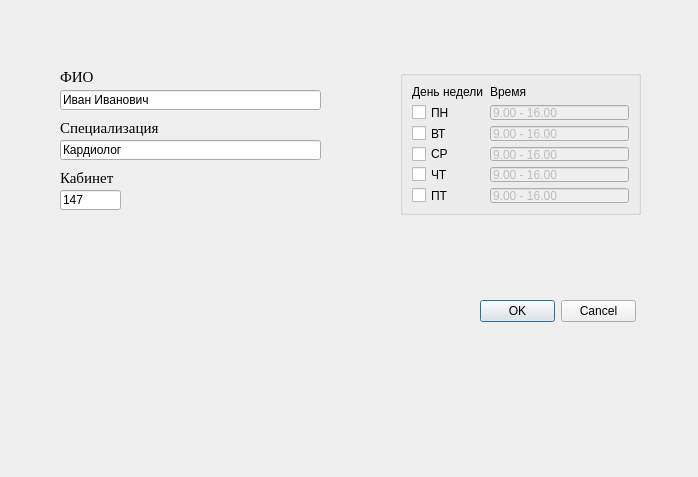
<?xml version="1.0" encoding="UTF-8"?>
<ui version="4.0">
 <class>Form</class>
 <widget class="QWidget" name="Form">
  <property name="geometry">
   <rect>
    <x>0</x>
    <y>0</y>
    <width>698</width>
    <height>477</height>
   </rect>
  </property>
  <property name="windowTitle">
   <string>Form</string>
  </property>
  <widget class="QGroupBox" name="groupBox">
   <property name="geometry">
    <rect>
     <x>400</x>
     <y>70</y>
     <width>241</width>
     <height>145</height>
    </rect>
   </property>
   <layout class="QGridLayout" name="gridLayout">
    <item row="3" column="1">
     <widget class="QLineEdit" name="timeEdit_2">
      <property name="enabled">
       <bool>false</bool>
      </property>
      <property name="text">
       <string>9.00 - 16.00</string>
      </property>
     </widget>
    </item>
    <item row="1" column="0">
     <widget class="QLabel" name="label_4">
      <property name="text">
       <string>День недели</string>
      </property>
     </widget>
    </item>
    <item row="6" column="0">
     <widget class="QCheckBox" name="checkBox_4">
      <property name="text">
       <string>ЧТ</string>
      </property>
      <property name="checked">
       <bool>false</bool>
      </property>
     </widget>
    </item>
    <item row="2" column="1">
     <widget class="QLineEdit" name="timeEdit_1">
      <property name="enabled">
       <bool>false</bool>
      </property>
      <property name="text">
       <string>9.00 - 16.00</string>
      </property>
     </widget>
    </item>
    <item row="7" column="0">
     <widget class="QCheckBox" name="checkBox_5">
      <property name="text">
       <string>ПТ</string>
      </property>
      <property name="checked">
       <bool>false</bool>
      </property>
     </widget>
    </item>
    <item row="6" column="1">
     <widget class="QLineEdit" name="timeEdit_4">
      <property name="enabled">
       <bool>false</bool>
      </property>
      <property name="text">
       <string>9.00 - 16.00</string>
      </property>
     </widget>
    </item>
    <item row="3" column="0">
     <widget class="QCheckBox" name="checkBox_2">
      <property name="text">
       <string>ВТ</string>
      </property>
      <property name="checked">
       <bool>false</bool>
      </property>
     </widget>
    </item>
    <item row="2" column="0">
     <widget class="QCheckBox" name="checkBox_1">
      <property name="text">
       <string>ПН</string>
      </property>
      <property name="checked">
       <bool>false</bool>
      </property>
     </widget>
    </item>
    <item row="1" column="1">
     <widget class="QLabel" name="label_5">
      <property name="text">
       <string>Время</string>
      </property>
     </widget>
    </item>
    <item row="7" column="1">
     <widget class="QLineEdit" name="timeEdit_5">
      <property name="enabled">
       <bool>false</bool>
      </property>
      <property name="text">
       <string>9.00 - 16.00</string>
      </property>
     </widget>
    </item>
    <item row="4" column="0">
     <widget class="QCheckBox" name="checkBox_3">
      <property name="text">
       <string>СР</string>
      </property>
      <property name="checked">
       <bool>false</bool>
      </property>
     </widget>
    </item>
    <item row="4" column="1">
     <widget class="QLineEdit" name="timeEdit_3">
      <property name="enabled">
       <bool>false</bool>
      </property>
      <property name="text">
       <string>9.00 - 16.00</string>
      </property>
     </widget>
    </item>
   </layout>
  </widget>
  <widget class="QDialogButtonBox" name="buttonBox">
   <property name="geometry">
    <rect>
     <x>480</x>
     <y>300</y>
     <width>156</width>
     <height>23</height>
    </rect>
   </property>
   <property name="standardButtons">
    <set>QDialogButtonBox::Cancel|QDialogButtonBox::Ok</set>
   </property>
   <property name="centerButtons">
    <bool>false</bool>
   </property>
  </widget>
  <widget class="QLabel" name="label">
   <property name="geometry">
    <rect>
     <x>60</x>
     <y>70</y>
     <width>47</width>
     <height>13</height>
    </rect>
   </property>
   <property name="font">
    <font>
     <family>Times New Roman</family>
     <pointsize>11</pointsize>
    </font>
   </property>
   <property name="text">
    <string>ФИО</string>
   </property>
  </widget>
  <widget class="QLineEdit" name="SpecEdit">
   <property name="geometry">
    <rect>
     <x>60</x>
     <y>140</y>
     <width>261</width>
     <height>20</height>
    </rect>
   </property>
   <property name="text">
    <string>Кардиолог</string>
   </property>
  </widget>
  <widget class="QLineEdit" name="NameEdit">
   <property name="geometry">
    <rect>
     <x>60</x>
     <y>90</y>
     <width>261</width>
     <height>20</height>
    </rect>
   </property>
   <property name="text">
    <string>Иван Иванович</string>
   </property>
  </widget>
  <widget class="QLineEdit" name="CabEdit">
   <property name="geometry">
    <rect>
     <x>60</x>
     <y>190</y>
     <width>61</width>
     <height>20</height>
    </rect>
   </property>
   <property name="text">
    <string>147</string>
   </property>
  </widget>
  <widget class="QLabel" name="label_3">
   <property name="geometry">
    <rect>
     <x>60</x>
     <y>170</y>
     <width>101</width>
     <height>16</height>
    </rect>
   </property>
   <property name="font">
    <font>
     <family>Times New Roman</family>
     <pointsize>11</pointsize>
    </font>
   </property>
   <property name="text">
    <string>Кабинет</string>
   </property>
  </widget>
  <widget class="QLabel" name="label_2">
   <property name="geometry">
    <rect>
     <x>60</x>
     <y>120</y>
     <width>101</width>
     <height>16</height>
    </rect>
   </property>
   <property name="font">
    <font>
     <family>Times New Roman</family>
     <pointsize>11</pointsize>
    </font>
   </property>
   <property name="text">
    <string>Специализация</string>
   </property>
  </widget>
 </widget>
 <resources/>
 <connections/>
</ui>
